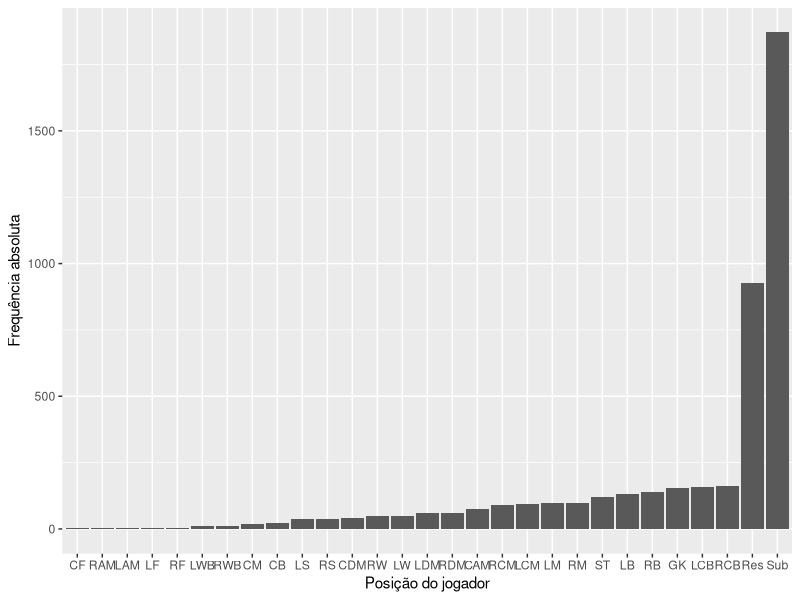
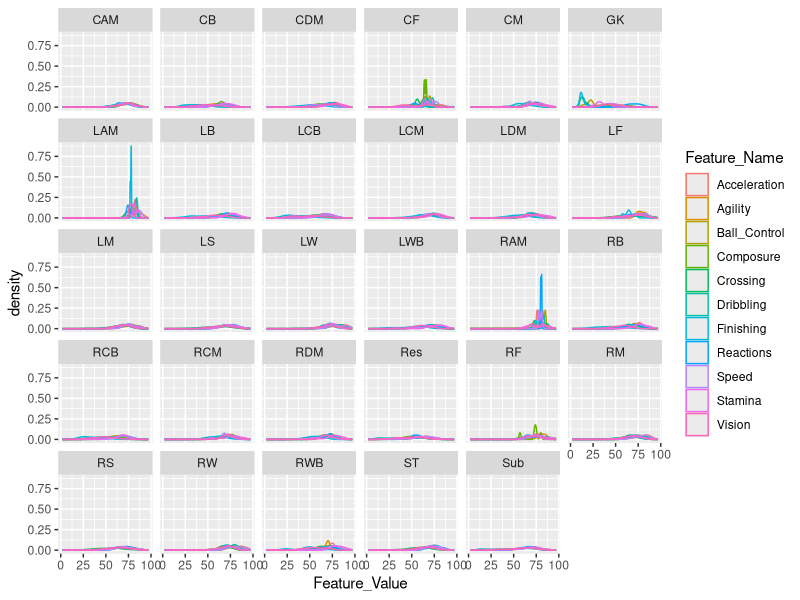

The R source for these figures, in order:
## ---- chunk 1
knitr::opts_chunk$set(echo = TRUE)
## ---- chunk 2
library(data.table)
library(nnet)
library(tidyverse)
## ---- chunk 3
train <- fread("data/train.csv")
train |> glimpse()
## ---- chunk 4
unique(train[ , Club_Position])
## ---- chunk 5
train |> 
  group_by(Club_Position) |> 
  tally() |> 
  ggplot(aes(x = reorder(Club_Position, n), y = n)) +
  geom_bar(stat = "identity") +
  labs(x = "Posição do jogador", y = "Frequência absoluta")
## ---- chunk 6
train_features_long <- 
  train |> 
  pivot_longer(cols = c(Ball_Control,
                        Agility,
                        Dribbling, 
                        Reactions, 
                        Vision, 
                        Composure, 
                        Crossing,
                        Acceleration, 
                        Speed,
                        Finishing,
                        Stamina),
               names_to = "Feature_Name", 
               values_to = "Feature_Value") |> 
  select(Club_Position, Feature_Name, Feature_Value)

train_features_long |> 
  ggplot(aes(x = Feature_Value, color = Feature_Name)) +
  geom_density() +
  facet_wrap(~Club_Position)
